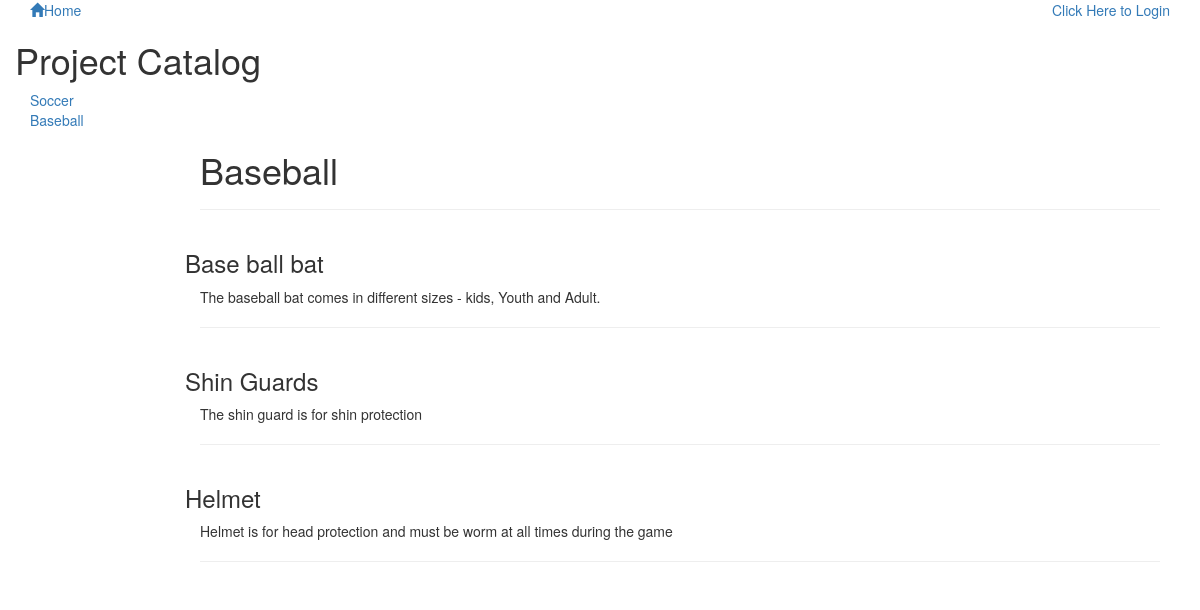
Screenshot of /catalog/2 with the database file from the repository.
### database_setup.py (models this page shows, shortened)
class Catalog(Base):
    __tablename__ = 'catalog'
    id = Column(Integer, primary_key=True)
    name = Column(String(250), nullable=False)
    delete_allowed = Column(Integer)
    items = relationship("CatalogItems", back_populates='catalog',
        cascade="all, delete, delete-orphan")
    user_id = Column(Integer, ForeignKey('user.id'))
    user = relationship(User)

class CatalogItems(Base):
    __tablename__ = 'catalog_items'
    name = Column(String(100), nullable=False)
    id = Column(Integer, primary_key=True)
    description = Column(String(400))
    catalog_id = Column(Integer, ForeignKey('catalog.id'))
    catalog = relationship(Catalog, back_populates = 'items')

### application.py (the view)
@app.route('/catalog/<int:catalog_id>')
def catalog_select(catalog_id):
  catalogs = session.query(Catalog).all()
  items = session.query(CatalogItems).filter_by(catalog_id=catalog_id).all()
  active_catalog = session.query(Catalog).filter_by(id = catalog_id).all()
  creator = getUserInfo(active_catalog[0].user_id)
  if 'username' not in login_session:
    user_logged = False
    user_edit = False
  elif creator.id != login_session['user_id']:
    user_logged = True
    user_edit = False
  else:
    user_logged = True
    user_edit = True
  return render_template('main.html', catalogs=catalogs, items=items,catalog_id = catalog_id, active_catalog=active_catalog, user_logged = user_logged, user_edit = user_edit)

### application.py (called while the page is built)
def getUserInfo(user_id):
    user = session.query(User).filter_by(id=user_id).one()
    return user

### templates/main.html (shortened to what this page needs)
{% extends "base.html" %}
{% block content %}
{% include "header.html" %}
	<div class = "row justify-content-sm-\enter" >
		<h1>Project Catalog</h1>
	</div>
	<div class=".navbar-fixed-left">
		<div class = "border-right">
		<div>
			{% for icat in catalogs %}
				<a class = "hover" href= "{{url_for('catalog_select', catalog_id = icat.id)}}" > {{ icat.name }}</a>
				<br>
			{% endfor %}
		</div>
		</div>
</div>
	<div class="main">
		<div class = 'pane'>
			<div class = 'header'>
				<h1>{{ active_catalog[0].name }}</h1>
			</div>
		</div>
	<hr>
	{% for i in items %}
    <div class = 'row'>
	    <div class = 'col-4'>
				<h3 class ='name'>{{i.name}}</h3>
		</div>
	</div>
	<div class = 'description'>
		<p>{{i.description}}</p>
	</div>
	<hr>
	{% endfor %}
	</div>
{% endblock %}

### static/style.css (style rules this page uses)
.main { margin-left: 160px; padding: 0px 10px; }

### rows the page displays
Catalog: name "Soccer"
Catalog: name "Baseball"
CatalogItems: name "Base ball bat", description "The baseball bat comes in different sizes - kids, Youth and Adult."
CatalogItems: name "Shin Guards", description "The shin guard is for shin protection"
CatalogItems: name "Helmet", description "Helmet is for head protection and must be worm at all times during the game"
